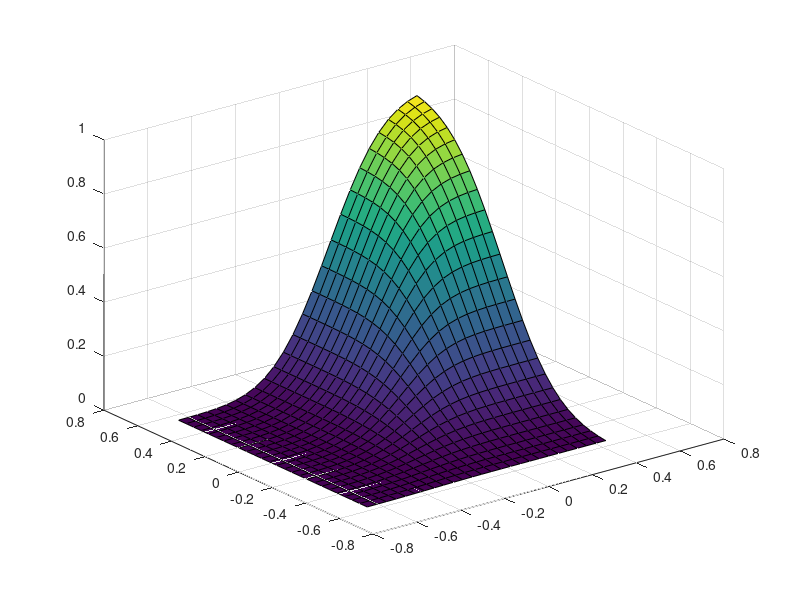

The MATLAB script that drew this image:
% this script computes the cdf of a bivariate normal distribution at a grid of points
% see "Risk and Asset Allocation"-Springer (2005), by A. Meucci

clear; clc; close all;
%%%%%%%%%%%%%%%%%%%%%%%%%%%%%%%%%%%%%%%%%%%%%%%%%%%%%%%%%%%%%%%%%%%%%%%%%%%%%%%%%%%%%%%%%%%%%%%%%%%%%%%%%%%%%
% input parameters
m=[0.04  0.05];
s=[.2 .25];    
r=.7;

%%%%%%%%%%%%%%%%%%%%%%%%%%%%%%%%%%%%%%%%%%%%%%%%%%%%%%%%%%%%%%%%%%%%%%%%%%%%%%%%%%%%%%%%%%%%%%%%%%%%%%%%%%%%%
% input generate grid according to natural disribution's limits
C=[1 r;
    r 1];
S=diag(s)*C*diag(s);

Y=mvnrnd(m,S,50);
Grid1=[min(Y(:,1))  :  (max(Y(:,1))-min(Y(:,1)))/25  : max(Y(:,1))];
Grid2=[min(Y(:,2))  :  (max(Y(:,2))-min(Y(:,2)))/25  : max(Y(:,2))];

mu = [1 -1]; Sigma = [.9 .4; .4 .3];
[X1,X2] = meshgrid(Grid1,Grid2);
X = [X1(:) X2(:)];
f = mvncdf(X, m, S);

%%%%%%%%%%%%%%%%%%%%%%%%%%%%%%%%%%%%%%%%%%%%%%%%%%%%%%%%%%%%%%%%%%%%%%%%%%%%%%%%%%%%%%%%%%%%%%%%%%%%%%%%%%%%%
% plot
surf(X1,X2,reshape(f,length(Grid2),length(Grid1)));
